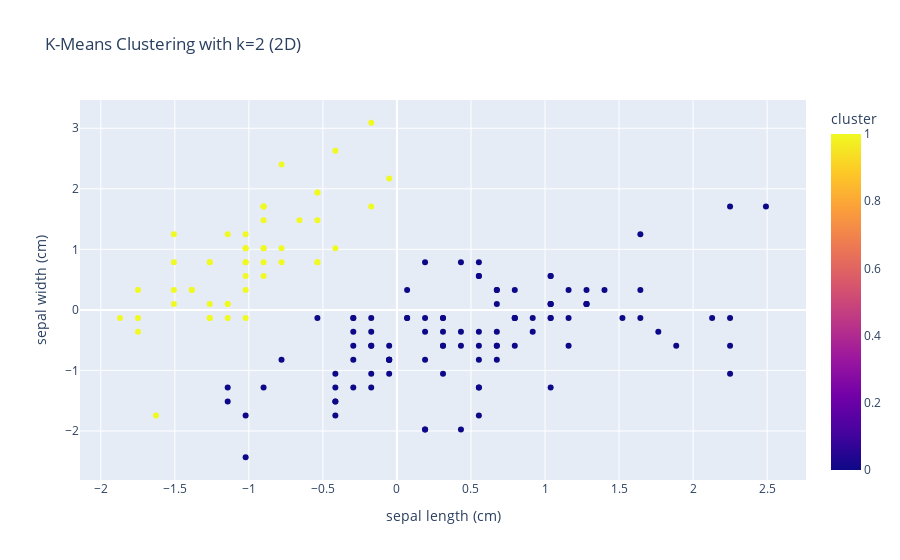
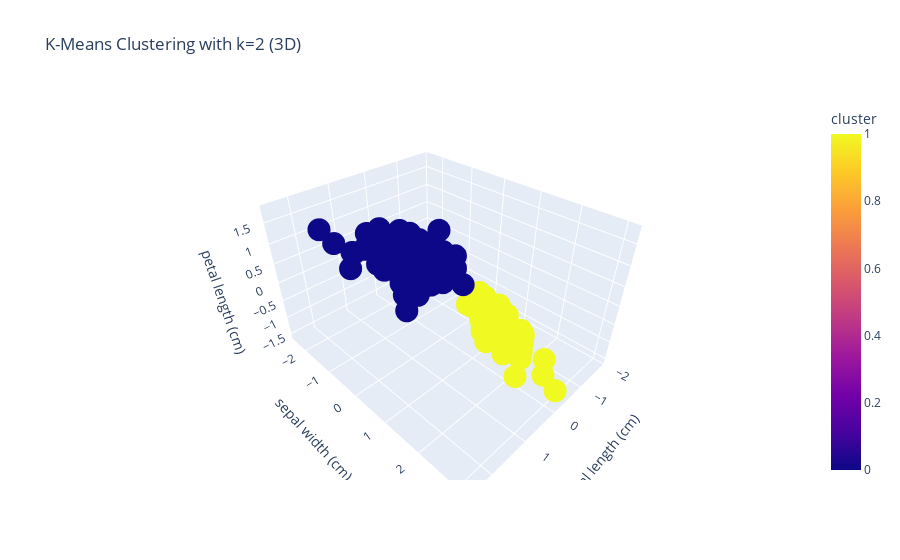

Source (notebook cell) for these figures, in order:
### Markdown cell above
## 4. K-Means Clustering

### Code cell
# Apply k-means clustering for k=2, and visualize the results
k=2
kmeans = KMeans(n_clusters=k, random_state=42)
iris_scaled_df['cluster'] = kmeans.fit_predict(iris_scaled_df.iloc[:, :-1])

# 2D scatter plot
scatter_2d_fig = px.scatter(iris_scaled_df, x=iris.feature_names[0], y=iris.feature_names[1], color='cluster',
                            title=f'K-Means Clustering with k={k} (2D)')
scatter_2d_fig.show()

# 3D scatter plot
scatter_3d_fig = px.scatter_3d(iris_scaled_df, x=iris.feature_names[0], y=iris.feature_names[1],
                                z=iris.feature_names[2], color='cluster',
                                title=f'K-Means Clustering with k={k} (3D)')
scatter_3d_fig.show()

### Figure 1 — Plotly figure (JSON) as saved in the notebook; plotly's stock layout.template omitted (floating-point values rounded to 4 significant figures; data arrays with more than 128 entries replaced by an {"elided": "..."} marker saying what was removed)
{"data": [{"hovertemplate": "sepal length (cm)=%{x}<br>sepal width (cm)=%{y}<br>cluster=%{marker.color}<extra></extra>", "legendgroup": "", "marker": {"color": {"elided": "150 int values"}, "coloraxis": "coloraxis", "symbol": "circle"}, "mode": "markers", "name": "", "orientation": "v", "showlegend": false, "type": "scatter", "x": {"elided": "150 float values"}, "xaxis": "x", "y": {"elided": "150 float values"}, "yaxis": "y"}], "layout": {"coloraxis": {"colorbar": {"title": {"text": "cluster"}}, "colorscale": [[0, "#0d0887"], [0.1111, "#46039f"], [0.2222, "#7201a8"], [0.3333, "#9c179e"], [0.4444, "#bd3786"], [0.5556, "#d8576b"], [0.6667, "#ed7953"], [0.7778, "#fb9f3a"], [0.8889, "#fdca26"], [1, "#f0f921"]]}, "legend": {"tracegroupgap": 0}, "title": {"text": "K-Means Clustering with k=2 (2D)"}, "xaxis": {"anchor": "y", "domain": [0, 1], "title": {"text": "sepal length (cm)"}}, "yaxis": {"anchor": "x", "domain": [0, 1], "title": {"text": "sepal width (cm)"}}}}

### Figure 2 — Plotly figure (JSON) as saved in the notebook; plotly's stock layout.template omitted (floating-point values rounded to 4 significant figures; data arrays with more than 128 entries replaced by an {"elided": "..."} marker saying what was removed)
{"data": [{"hovertemplate": "sepal length (cm)=%{x}<br>sepal width (cm)=%{y}<br>petal length (cm)=%{z}<br>cluster=%{marker.color}<extra></extra>", "legendgroup": "", "marker": {"color": {"elided": "150 int values"}, "coloraxis": "coloraxis", "symbol": "circle"}, "mode": "markers", "name": "", "scene": "scene", "showlegend": false, "type": "scatter3d", "x": {"elided": "150 float values"}, "y": {"elided": "150 float values"}, "z": {"elided": "150 float values"}}], "layout": {"coloraxis": {"colorbar": {"title": {"text": "cluster"}}, "colorscale": [[0, "#0d0887"], [0.1111, "#46039f"], [0.2222, "#7201a8"], [0.3333, "#9c179e"], [0.4444, "#bd3786"], [0.5556, "#d8576b"], [0.6667, "#ed7953"], [0.7778, "#fb9f3a"], [0.8889, "#fdca26"], [1, "#f0f921"]]}, "legend": {"tracegroupgap": 0}, "scene": {"domain": {"x": [0, 1], "y": [0, 1]}, "xaxis": {"title": {"text": "sepal length (cm)"}}, "yaxis": {"title": {"text": "sepal width (cm)"}}, "zaxis": {"title": {"text": "petal length (cm)"}}}, "title": {"text": "K-Means Clustering with k=2 (3D)"}}}
